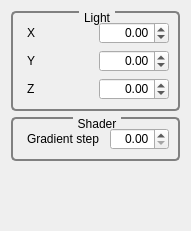
<?xml version="1.0" encoding="UTF-8"?>
<ui version="4.0">
 <class>GvQCustomEditor</class>
 <widget class="QWidget" name="GvQCustomEditor">
  <property name="geometry">
   <rect>
    <x>0</x>
    <y>0</y>
    <width>191</width>
    <height>231</height>
   </rect>
  </property>
  <property name="windowTitle">
   <string>Custom Editor</string>
  </property>
  <property name="styleSheet">
   <string>QGroupBox
{
     background-color: qlineargradient(x1: 0, y1: 0, x2: 0, y2: 1,
                                       stop: 0 #E0E0E0, stop: 1 #FFFFFF);
     border: 2px solid gray;
     border-radius: 5px;
     margin-top: 1ex; /* leave space at the top for the title */
 }

 QGroupBox::title
{
	 subcontrol-origin: margin;
     subcontrol-position: top center; /* position at the top center */
     padding: 0 3px;
     background-color: qlineargradient(x1: 0, y1: 0, x2: 0, y2: 1,
                                       stop: 0 #FFOECE, stop: 1 #FFFFFF);
 }

QLabel
{
	border-radius: 4px;
	padding: 2px;
 }
</string>
  </property>
  <layout class="QVBoxLayout" name="verticalLayout">
   <item>
    <widget class="QGroupBox" name="groupBox_2">
     <property name="title">
      <string>Light</string>
     </property>
     <layout class="QGridLayout" name="gridLayout_2">
      <item row="0" column="0">
       <widget class="QLabel" name="label_4">
        <property name="text">
         <string>X</string>
        </property>
       </widget>
      </item>
      <item row="0" column="1">
       <widget class="QDoubleSpinBox" name="_lightXDoubleSpinBox">
        <property name="alignment">
         <set>Qt::AlignRight|Qt::AlignTrailing|Qt::AlignVCenter</set>
        </property>
        <property name="minimum">
         <double>-99.989999999999995</double>
        </property>
        <property name="singleStep">
         <double>0.100000000000000</double>
        </property>
       </widget>
      </item>
      <item row="1" column="0">
       <widget class="QLabel" name="label_5">
        <property name="text">
         <string>Y</string>
        </property>
       </widget>
      </item>
      <item row="1" column="1">
       <widget class="QDoubleSpinBox" name="_lightYDoubleSpinBox">
        <property name="alignment">
         <set>Qt::AlignRight|Qt::AlignTrailing|Qt::AlignVCenter</set>
        </property>
        <property name="minimum">
         <double>-99.989999999999995</double>
        </property>
        <property name="singleStep">
         <double>0.100000000000000</double>
        </property>
       </widget>
      </item>
      <item row="2" column="0">
       <widget class="QLabel" name="label_6">
        <property name="text">
         <string>Z</string>
        </property>
       </widget>
      </item>
      <item row="2" column="1">
       <widget class="QDoubleSpinBox" name="_lightZDoubleSpinBox">
        <property name="alignment">
         <set>Qt::AlignRight|Qt::AlignTrailing|Qt::AlignVCenter</set>
        </property>
        <property name="minimum">
         <double>-99.989999999999995</double>
        </property>
        <property name="singleStep">
         <double>0.100000000000000</double>
        </property>
       </widget>
      </item>
     </layout>
    </widget>
   </item>
   <item>
    <widget class="QGroupBox" name="groupBox_3">
     <property name="title">
      <string>Shader</string>
     </property>
     <layout class="QGridLayout" name="gridLayout_3">
      <item row="0" column="0">
       <widget class="QLabel" name="label_7">
        <property name="text">
         <string>Gradient step</string>
        </property>
       </widget>
      </item>
      <item row="0" column="1">
       <widget class="QDoubleSpinBox" name="_shaderGradientStepDoubleSpinBox">
        <property name="alignment">
         <set>Qt::AlignRight|Qt::AlignTrailing|Qt::AlignVCenter</set>
        </property>
        <property name="minimum">
         <double>0.000000000000000</double>
        </property>
        <property name="maximum">
         <double>10.000000000000000</double>
        </property>
        <property name="singleStep">
         <double>0.100000000000000</double>
        </property>
       </widget>
      </item>
     </layout>
    </widget>
   </item>
   <item>
    <spacer name="verticalSpacer">
     <property name="orientation">
      <enum>Qt::Vertical</enum>
     </property>
     <property name="sizeHint" stdset="0">
      <size>
       <width>20</width>
       <height>122</height>
      </size>
     </property>
    </spacer>
   </item>
  </layout>
 </widget>
 <resources/>
 <connections/>
</ui>
